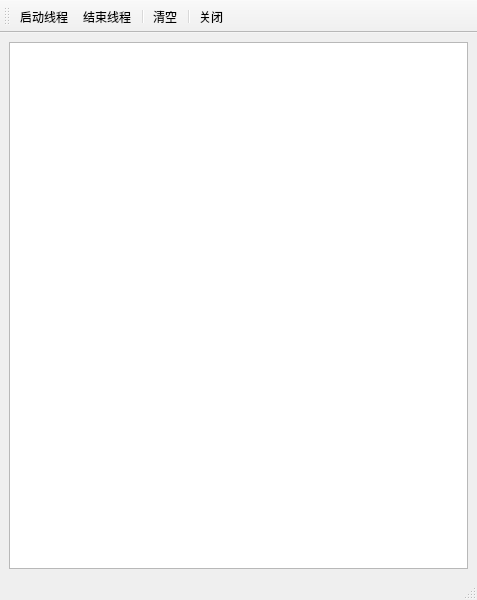
<?xml version="1.0" encoding="UTF-8"?>
<ui version="4.0">
 <class>MainWindow</class>
 <widget class="QMainWindow" name="MainWindow">
  <property name="geometry">
   <rect>
    <x>0</x>
    <y>0</y>
    <width>477</width>
    <height>600</height>
   </rect>
  </property>
  <property name="windowTitle">
   <string>MainWindow</string>
  </property>
  <widget class="QWidget" name="centralwidget">
   <layout class="QHBoxLayout" name="horizontalLayout_2">
    <item>
     <layout class="QHBoxLayout" name="horizontalLayout" stretch="1">
      <item>
       <widget class="QPlainTextEdit" name="plainTextEdit"/>
      </item>
     </layout>
    </item>
   </layout>
  </widget>
  <widget class="QMenuBar" name="menubar">
   <property name="geometry">
    <rect>
     <x>0</x>
     <y>0</y>
     <width>477</width>
     <height>25</height>
    </rect>
   </property>
  </widget>
  <widget class="QStatusBar" name="statusbar"/>
  <widget class="QToolBar" name="toolBar">
   <property name="windowTitle">
    <string>toolBar</string>
   </property>
   <attribute name="toolBarArea">
    <enum>TopToolBarArea</enum>
   </attribute>
   <attribute name="toolBarBreak">
    <bool>false</bool>
   </attribute>
   <addaction name="action_startThread"/>
   <addaction name="action_stopThread"/>
   <addaction name="separator"/>
   <addaction name="action_clearText"/>
   <addaction name="separator"/>
   <addaction name="action_close"/>
  </widget>
  <action name="action_startThread">
   <property name="text">
    <string>启动线程</string>
   </property>
   <property name="toolTip">
    <string>启动线程</string>
   </property>
   <property name="menuRole">
    <enum>QAction::NoRole</enum>
   </property>
  </action>
  <action name="action_start">
   <property name="text">
    <string>开始</string>
   </property>
   <property name="toolTip">
    <string>开始运行</string>
   </property>
   <property name="menuRole">
    <enum>QAction::NoRole</enum>
   </property>
  </action>
  <action name="action_pause">
   <property name="text">
    <string>暂停</string>
   </property>
   <property name="toolTip">
    <string>暂停运行</string>
   </property>
   <property name="menuRole">
    <enum>QAction::NoRole</enum>
   </property>
  </action>
  <action name="action_stopThread">
   <property name="text">
    <string>结束线程</string>
   </property>
   <property name="toolTip">
    <string>结束线程</string>
   </property>
   <property name="menuRole">
    <enum>QAction::NoRole</enum>
   </property>
  </action>
  <action name="action_clearText">
   <property name="text">
    <string>清空</string>
   </property>
   <property name="toolTip">
    <string>清空文本</string>
   </property>
   <property name="menuRole">
    <enum>QAction::NoRole</enum>
   </property>
  </action>
  <action name="action_close">
   <property name="text">
    <string>关闭</string>
   </property>
   <property name="toolTip">
    <string>关闭窗口</string>
   </property>
   <property name="menuRole">
    <enum>QAction::NoRole</enum>
   </property>
  </action>
 </widget>
 <resources/>
 <connections>
  <connection>
   <sender>action_close</sender>
   <signal>triggered()</signal>
   <receiver>MainWindow</receiver>
   <slot>close()</slot>
   <hints>
    <hint type="sourcelabel">
     <x>-1</x>
     <y>-1</y>
    </hint>
    <hint type="destinationlabel">
     <x>399</x>
     <y>299</y>
    </hint>
   </hints>
  </connection>
 </connections>
</ui>
